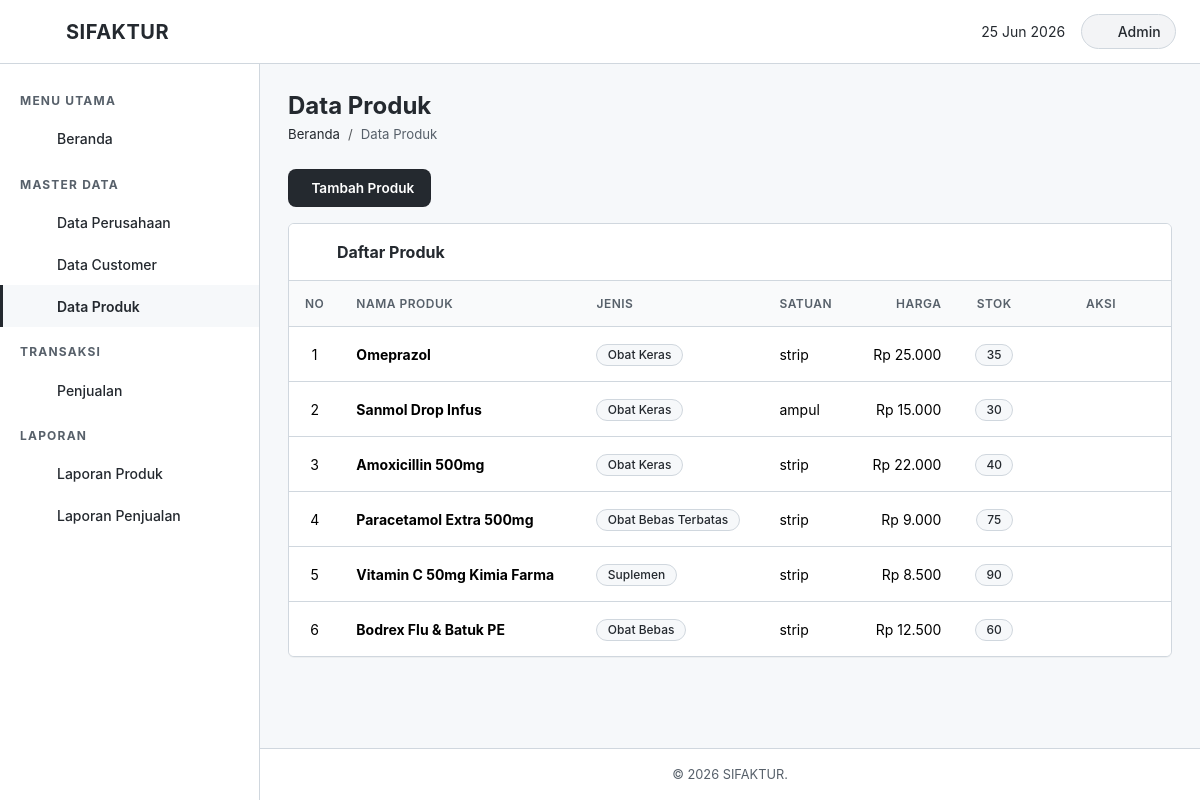
Page /produk/index.php on the committed database.
### tables this page shows
CREATE TABLE `produk` (
  `id_produk` int(11) NOT NULL AUTO_INCREMENT,
  `nama_produk` varchar(150) NOT NULL,
  `price` decimal(15,2) NOT NULL DEFAULT 0.00,
  `jenis` varchar(50) DEFAULT NULL,
  `satuan` varchar(20) DEFAULT NULL,
  `stock` int(11) NOT NULL DEFAULT 0,
  PRIMARY KEY (`id_produk`)
);

### produk/index.php (the view, shortened to what this page needs)
<?php
require_once dirname(__DIR__) . '/config/koneksi.php';
include dirname(__DIR__) . '/includes/header.php';
include dirname(__DIR__) . '/includes/sidebar.php';
$result = $conn->query("SELECT * FROM produk ORDER BY id_produk DESC");
?>
<div class="page-header">
    <h2> Data Produk</h2>
    <nav aria-label="breadcrumb">
        <ol class="breadcrumb">
            <li class="breadcrumb-item"><a href="<?php echo $base_url; ?>/index.php">Beranda</a></li>
            <li class="breadcrumb-item active">Data Produk</li>
        </ol>
    </nav>
</div>
<div class="mb-3">
    <a href="tambah.php" class="btn btn-primary-custom">
        <i class="bi bi-plus-circle"></i> Tambah Produk
    </a>
</div>
<div class="content-card">
    <div class="card-header-custom">
        <i class="fa-solid fa-list-ul"></i> Daftar Produk
    </div>
    <div class="card-body p-0">
        <div class="table-wrapper">
            <table class="table">
                <thead>
                    <tr>
                        <th style="width:50px;">No</th>
                        <th>Nama Produk</th>
                        <th>Jenis</th>
                        <th>Satuan</th>
                        <th class="text-end">Harga</th>
                        <th class="text-center">Stok</th>
                        <th style="width:140px;" class="text-center">Aksi</th>
                    </tr>
                </thead>
                <tbody>
                    <?php if ($result && $result->num_rows > 0): ?>
                        <?php $no = 1; while ($row = $result->fetch_assoc()): ?>
                        <tr>
                            <td class="text-center"><?php echo $no++; ?></td>
                            <td><strong><?php echo htmlspecialchars($row['nama_produk']); ?></strong></td>
                            <td>
                                <span class="badge bg-secondary badge-status"><?php echo htmlspecialchars($row['jenis'] ?? '-'); ?></span>
                            </td>
                            <td><?php echo htmlspecialchars($row['satuan'] ?? '-'); ?></td>
                            <td class="text-end">Rp <?php echo number_format($row['price'], 0, ',', '.'); ?></td>
                            <td class="text-center">
                                <?php
                                $stock_class = 'success';
                                if ($row['stock'] <= 10) $stock_class = 'danger';
                                elseif ($row['stock'] <= 30) $stock_class = 'warning';
                                ?>
                                <span class="badge bg-<?php echo $stock_class; ?> badge-status"><?php echo $row['stock']; ?></span>
                            </td>
                            <td>
                                <div class="btn-group-action justify-content-center">
                                    <a href="ubah.php?id=<?php echo $row['id_produk']; ?>" class="text-warning fs-5 mx-1" title="Ubah">
                                        <i class="fa-solid fa-pen"></i>
                                    </a>
                                    <button type="button" class="btn btn-link text-danger p-0 fs-5 mx-1 border-0 text-decoration-none" title="Hapus"
                                        onclick="confirmDelete('hapus.php?id=<?php echo $row['id_produk']; ?>', '<?php echo addslashes($row['nama_produk']); ?>')">
                                        <i class="fa-solid fa-trash"></i>
                                    </button>
                                </div>
                            </td>
                        </tr>
                        <?php endwhile; ?>
                    <?php endif; ?>
                </tbody>
            </table>
        </div>
    </div>
</div>
<?php include dirname(__DIR__) . '/includes/footer.php'; ?>

### assets/css/style.css (style rules this page uses)
:root { --primary: #24292f; --primary-light: #57606a; --primary-dark: #000000; --accent: #24292f; --accent-light: #d0d7de; --success: #24292f; --warning: #24292f; --danger: #24292f; --info: #24292f; --bg-body: #f6f8fa; --bg-card: #ffffff; --bg-sidebar: #ffffff; --bg-header: #ffffff; --text-dark: #24292f; --text-muted: #57606a; --text-light: #ffffff; --border-color: #d0d7de; --shadow-sm: 0 1px 0 rgba(27,31,36,0.04); --shadow-md: 0 3px 6px rgba(140,148,157,0.14); --shadow-lg: 0 8px 24px rgba(140,148,157,0.14); --radius: 6px; --radius-lg: 6px; --transition: all 0.25s cubic-bezier(0.4, 0, 0.2, 1); --sidebar-width: 260px; --header-height: 64px; --font-family: 'Geist', -apple-system, BlinkMacSystemFont, 'Segoe UI', Helvetica, Arial, sans-serif, 'Apple Color Emoji', 'Segoe UI Emoji'; }
* { margin: 0; padding: 0; box-sizing: border-box; }
body { font-family: var(--font-family); background-color: var(--bg-body); color: var(--text-dark); min-height: 100vh; display: flex; flex-direction: column; overflow-x: hidden; }
a { text-decoration: none; color: inherit; transition: var(--transition); }
.page-header { margin-bottom: 1.5rem; }
.page-header h2 { font-size: 1.5rem; font-weight: 700; color: var(--primary); margin-bottom: 0.25rem; }
.page-header .breadcrumb { background: none; padding: 0; margin: 0; font-size: 0.825rem; }
.page-header .breadcrumb-item a { color: var(--primary); }
.page-header .breadcrumb-item.active { color: var(--text-muted); }
.content-card { background: var(--bg-card); border-radius: var(--radius-lg); box-shadow: var(--shadow-sm); border: 1px solid var(--border-color); margin-bottom: 1.5rem; overflow: hidden; }
.content-card .card-header-custom { background: var(--bg-card); color: var(--text-dark); border-bottom: 1px solid var(--border-color); padding: 1rem 1.25rem; font-weight: 700; font-size: 1rem; display: flex; align-items: center; gap: 0.5rem; }
.content-card .card-header-custom i { color: var(--primary); }
.content-card .card-body { padding: 1.25rem; }
.table-wrapper { overflow-x: auto; }
.table { margin-bottom: 0; }
.table thead th { background: #f9fafb; color: var(--text-muted); font-weight: 600; font-size: 0.75rem; text-transform: uppercase; letter-spacing: 0.5px; border-bottom: 1px solid var(--border-color); border-top: none; padding: 0.85rem 1rem; white-space: nowrap; vertical-align: middle; }
.table tbody td { font-size: 0.875rem; padding: 0.75rem 1rem; vertical-align: middle; border-bottom: 1px solid var(--border-color); }
.table tbody tr { transition: var(--transition); }
.table tbody tr:last-child td { border-bottom: none; }
.btn { font-size: 0.85rem; font-weight: 600; border-radius: 0.5rem; padding: 0.5rem 1rem; transition: var(--transition); display: inline-flex; align-items: center; gap: 0.4rem; }
.btn-primary-custom, .btn-success-custom { background: #24292f; color: #ffffff; border: 1px solid rgba(27, 31, 36, 0.15); }
.btn-group-action { display: flex; gap: 0.35rem; flex-wrap: nowrap; }
.badge-status { padding: 0.25rem 0.65rem; border-radius: 20px; font-size: 0.75rem; font-weight: 500; background: #f6f8fa !important; color: #24292f !important; border: 1px solid #d0d7de; }

### rows in the picture
produk: nama_produk "Omeprazol", jenis "Obat Keras", satuan "strip", price "25.000", stock "35"
produk: nama_produk "Sanmol Drop Infus", jenis "Obat Keras", satuan "ampul", price "15.000", stock "30"
produk: nama_produk "Amoxicillin 500mg", jenis "Obat Keras", satuan "strip", price "22.000", stock "40"
produk: nama_produk "Paracetamol Extra 500mg", jenis "Obat Bebas Terbatas", satuan "strip", price "9.000", stock "75"
produk: nama_produk "Vitamin C 50mg Kimia Farma", jenis "Suplemen", satuan "strip", price "8.500", stock "90"
produk: nama_produk "Bodrex Flu & Batuk PE", jenis "Obat Bebas", satuan "strip", price "12.500", stock "60"
